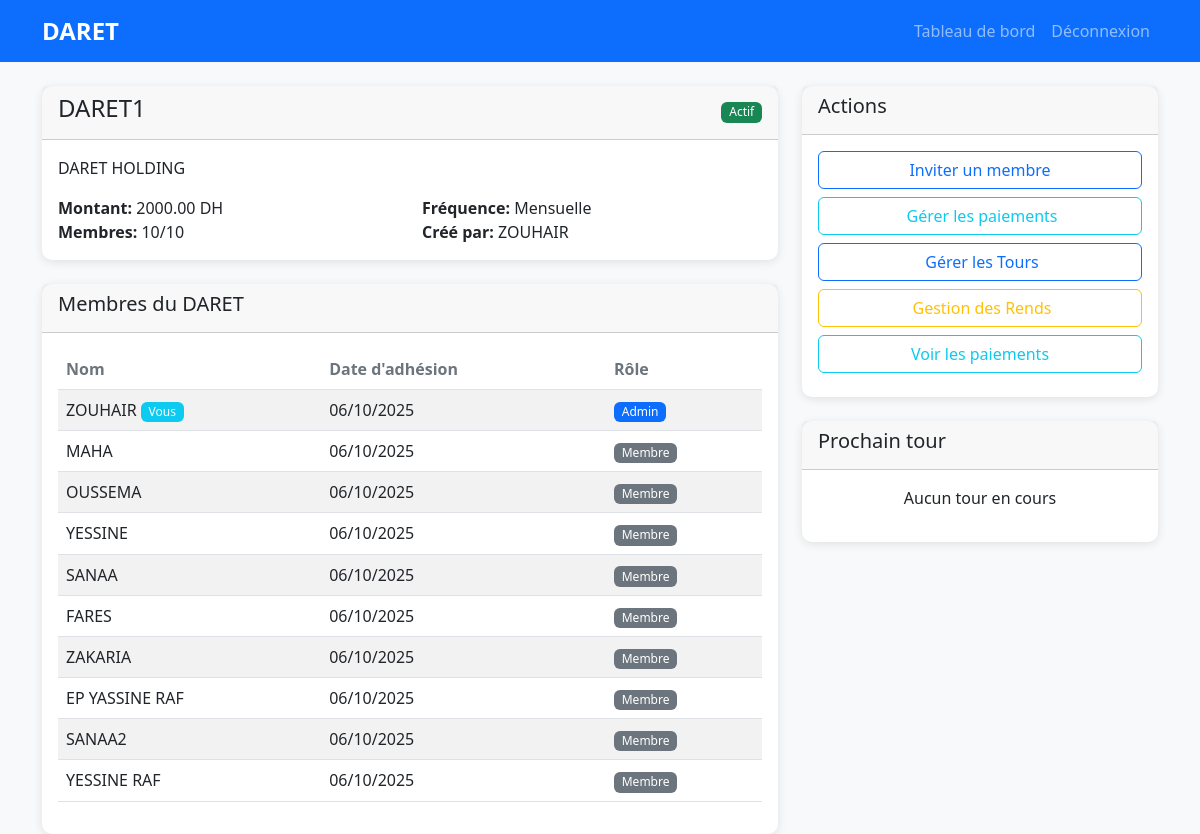
The page /daret_details.php?id=1 (signed in) on the database its author committed.
### tables this page shows
CREATE TABLE `darets` (
  `id` int(11) NOT NULL,
  `name` varchar(100) NOT NULL,
  `description` text DEFAULT NULL,
  `amount` decimal(10,2) NOT NULL,
  `frequency` enum('weekly','monthly') NOT NULL,
  `max_members` int(11) NOT NULL,
  `created_by` int(11) NOT NULL,
  `status` enum('open','active','completed') DEFAULT 'open',
  `created_at` timestamp NOT NULL DEFAULT current_timestamp()
);

CREATE TABLE `users` (
  `id` int(11) NOT NULL,
  `username` varchar(50) NOT NULL,
  `email` varchar(100) NOT NULL,
  `password` varchar(255) NOT NULL,
  `full_name` varchar(100) NOT NULL,
  `phone` varchar(20) DEFAULT NULL,
  `created_at` timestamp NOT NULL DEFAULT current_timestamp()
);

CREATE TABLE `daret_members` (
  `id` int(11) NOT NULL,
  `daret_id` int(11) NOT NULL,
  `user_id` int(11) NOT NULL,
  `join_date` timestamp NOT NULL DEFAULT current_timestamp(),
  `is_admin` tinyint(1) DEFAULT 0
);

### includes/functions.php (called while the page is built, shortened)
<?php
function getDaretById($pdo, $daret_id) {
    $stmt = $pdo->prepare("SELECT d.*, u.username as creator_name FROM darets d JOIN users u ON d.created_by = u.id WHERE d.id = ?");
    $stmt->execute([$daret_id]);
    return $stmt->fetch(PDO::FETCH_ASSOC);
}
function getDaretMembers($pdo, $daret_id) {
    $stmt = $pdo->prepare("SELECT u.id, u.username, u.full_name, dm.join_date, dm.is_admin FROM daret_members dm JOIN users u ON dm.user_id = u.id WHERE dm.daret_id = ?");
    $stmt->execute([$daret_id]);
    return $stmt->fetchAll(PDO::FETCH_ASSOC);
}
?>

### daret_details.php (the view, shortened to what this page needs)
<?php
include 'includes/config.php';
include 'includes/functions.php';
$daret_id = $_GET['id'];
$user_id = $_SESSION['user_id'];
$daret = getDaretById($pdo, $daret_id);
$members = getDaretMembers($pdo, $daret_id);
?>
<!DOCTYPE html>
<html lang="fr">
<head>
    <link href="https://cdn.jsdelivr.net/npm/bootstrap@5.3.0/dist/css/bootstrap.min.css" rel="stylesheet">
    <link href="css/style.css" rel="stylesheet">
</head>
<body>
    <nav class="navbar navbar-expand-lg navbar-dark bg-primary">
        <div class="container">
            <a class="navbar-brand" href="dashboard.php">DARET</a>
            <div class="navbar-nav ms-auto">
                <a class="nav-link" href="dashboard.php">Tableau de bord</a>
                <a class="nav-link" href="api/logout.php">Déconnexion</a>
            </div>
        </div>
    </nav>
    <div class="container mt-4">
        <div class="row">
            <div class="col-md-8">
                <div class="card">
                    <div class="card-header d-flex justify-content-between align-items-center">
                        <h4><?php echo htmlspecialchars($daret['name']); ?></h4>
                        <span class="badge bg-<?php echo $daret['status'] == 'open' ? 'warning' : ($daret['status'] == 'active' ? 'success' : 'secondary'); ?>">
                            <?php echo $daret['status'] == 'open' ? 'Ouvert' : ($daret['status'] == 'active' ? 'Actif' : 'Terminé'); ?>
                        </span>
                    </div>
                    <div class="card-body">
                        <p class="card-text"><?php echo htmlspecialchars($daret['description']); ?></p>
                        <div class="row">
                            <div class="col-md-6">
                                <strong>Montant:</strong> <?php echo $daret['amount']; ?> DH
                            </div>
                            <div class="col-md-6">
                                <strong>Fréquence:</strong> <?php echo $daret['frequency'] == 'weekly' ? 'Hebdomadaire' : 'Mensuelle'; ?>
                            </div>
                            <div class="col-md-6">
                                <strong>Membres:</strong> <?php echo count($members); ?>/<?php echo $daret['max_members']; ?>
                            </div>
                            <div class="col-md-6">
                                <strong>Créé par:</strong> <?php echo htmlspecialchars($daret['creator_name']); ?>
                            </div>
                        </div>
                    </div>
                </div>
                <div class="card mt-4">
                    <div class="card-header">
                        <h5>Membres du DARET</h5>
                    </div>
                    <div class="card-body">
                        <div class="table-responsive">
                            <table class="table table-striped">
                                <thead>
                                    <tr>
                                        <th>Nom</th>
                                        <th>Date d'adhésion</th>
                                        <th>Rôle</th>
                                    </tr>
                                </thead>
                                <tbody>
                                    <?php foreach ($members as $member): ?>
                                        <tr>
                                            <td>
                                                <?php echo htmlspecialchars($member['full_name']); ?>
                                                <?php if ($member['id'] == $user_id): ?>
                                                    <span class="badge bg-info">Vous</span>
                                                <?php endif; ?>
                                            </td>
                                            <td><?php echo date('d/m/Y', strtotime($member['join_date'])); ?></td>
                                            <td>
                                                <?php if ($member['is_admin']): ?>
                                                    <span class="badge bg-primary">Admin</span>
                                                <?php else: ?>
                                                    <span class="badge bg-secondary">Membre</span>
                                                <?php endif; ?>
                                            </td>
                                        </tr>
                                    <?php endforeach; ?>
                                </tbody>
                            </table>
                        </div>
                    </div>
                </div>
            </div>
            <div class="col-md-4">
                <div class="card">
                    <div class="card-header">
                        <h5>Actions</h5>
                    </div>
                    <div class="card-body">
                        <button class="btn btn-outline-primary w-100 mb-2" onclick="inviteMember(<?php echo $daret_id; ?>)">
                            Inviter un membre
                        </button>
                        <button class="btn btn-outline-info w-100 mb-2" onclick="location.href='daret_payments.php?id=<?php echo $daret_id; ?>'">
                            <i class="fas fa-money-bill-wave me-1"></i>Gérer les paiements
                        </button>
                        <button class="btn btn-outline-primary w-100 mb-2" onclick="location.href='manage_rounds.php?id=<?php echo $daret_id; ?>'">
                            <i class="fas fa-list-ol me-1"></i>Gérer les Tours
                        </button>
                        <button class="btn btn-outline-warning w-100 mb-2"
                                onclick="location.href='profit_settings.php?id=<?php echo $daret_id; ?>'">
                            <i class="fas fa-chart-line me-1"></i>Gestion des Rends
                        </button>
                        <button class="btn btn-outline-info w-100 mb-2" onclick="viewPayments(<?php echo $daret_id; ?>)">
                            Voir les paiements
                        </button>
                    </div>
                </div>
                <div class="card mt-4">
                    <div class="card-header">
                        <h5>Prochain tour</h5>
                    </div>
                    <div class="card-body">
                        <p class="text-center">Aucun tour en cours</p>
                    </div>
                </div>
            </div>
        </div>
    </div>
</body>
</html>

### css/style.css (style rules this page uses)
:root { --primary-color: #0d6efd; --secondary-color: #6c757d; --success-color: #198754; --warning-color: #ffc107; --danger-color: #dc3545; }
body { background-color: #f8f9fa; font-family: 'Segoe UI', Tahoma, Geneva, Verdana, sans-serif; }
.navbar-brand { font-weight: bold; font-size: 1.5rem; }
.card { box-shadow: 0 2px 10px rgba(0,0,0,0.1); border: none; border-radius: 10px; transition: transform 0.2s ease, box-shadow 0.2s ease; }
.btn { border-radius: 6px; font-weight: 500; }
.badge { font-size: 0.75em; font-weight: 500; }
.table th { border-top: none; font-weight: 600; color: var(--secondary-color); }

### rows shown on the page
darets: name "DARET1", description "DARET HOLDING", amount "2000.00", max_members "10", users.username "ZOUHAIR"
daret_members: user.full_name "ZOUHAIR", shows "Vous", join_date "06/10/2025", is_admin "Admin"
daret_members: user.full_name "MAHA", join_date "06/10/2025", is_admin "Membre"
daret_members: user.full_name "OUSSEMA", join_date "06/10/2025", is_admin "Membre"
daret_members: user.full_name "YESSINE", join_date "06/10/2025", is_admin "Membre"
daret_members: user.full_name "SANAA", join_date "06/10/2025", is_admin "Membre"
daret_members: user.full_name "FARES", join_date "06/10/2025", is_admin "Membre"
daret_members: user.full_name "ZAKARIA", join_date "06/10/2025", is_admin "Membre"
daret_members: user.full_name "EP YASSINE RAF", join_date "06/10/2025", is_admin "Membre"
daret_members: user.full_name "SANAA2", join_date "06/10/2025", is_admin "Membre"
daret_members: user.full_name "YESSINE RAF", join_date "06/10/2025", is_admin "Membre"

### other values the page prints
count($members) "10"
